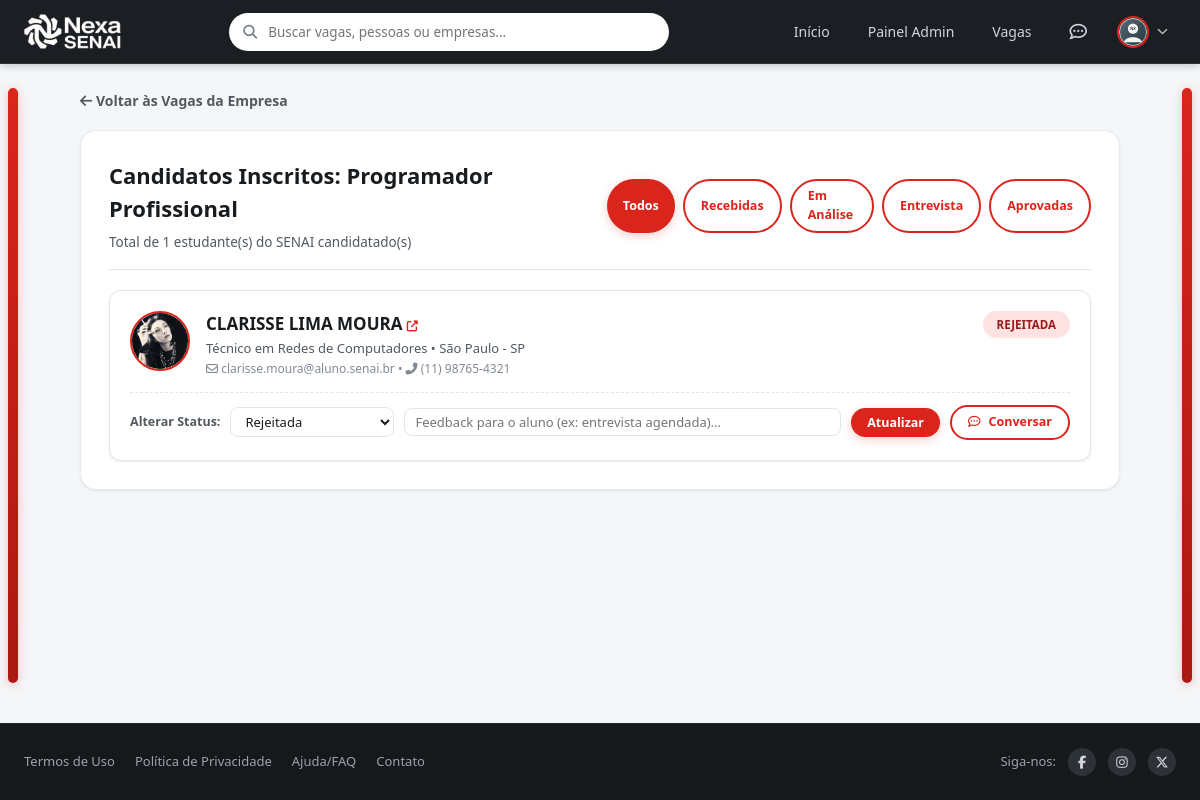
The app's page /empresa/vagas/2/candidatos (signed in) with its own data.
### models.py (models this page shows, shortened)
class Job(db.Model):
    __tablename__ = 'jobs'
    id = db.Column(db.Integer, primary_key=True)
    company_id = db.Column(db.Integer, db.ForeignKey('company_profiles.id', ondelete='CASCADE'), nullable=False)
    title = db.Column(db.String(200), nullable=False)
    description = db.Column(db.Text, nullable=False)
    requirements = db.Column(db.Text, nullable=True)
    area = db.Column(db.String(100), nullable=False)  # Desenvolvimento de software, Automação industrial, Dados, etc.
    job_type = db.Column(db.String(50), nullable=False)  # Estágio, Emprego efetivo, Jovem aprendiz, Projeto, Freelancer
    modality = db.Column(db.String(50), nullable=False)  # Presencial, Híbrida, Remota
    location = db.Column(db.String(100), nullable=False)
    salary = db.Column(db.String(100), nullable=True)
    benefits = db.Column(db.Text, nullable=True)
    experience_level = db.Column(db.String(50), default='Estágio')
    vacancies = db.Column(db.Integer, default=1)
    status = db.Column(db.String(20), default='aberta')  # 'aberta', 'encerrada'
    image_url = db.Column(db.String(300), default='/static/images/job_default.jpg')
    created_at = db.Column(db.DateTime, default=datetime.utcnow, index=True)
    applications = db.relationship('Application', backref='job', lazy='dynamic', cascade='all, delete-orphan')
    saved_by = db.relationship('SavedJob', backref='job', lazy='dynamic', cascade='all, delete-orphan')

class Application(db.Model):
    __tablename__ = 'applications'
    id = db.Column(db.Integer, primary_key=True)
    job_id = db.Column(db.Integer, db.ForeignKey('jobs.id', ondelete='CASCADE'), nullable=False)
    student_id = db.Column(db.Integer, db.ForeignKey('student_profiles.id', ondelete='CASCADE'), nullable=False)
    status = db.Column(db.String(30), default='recebida')  # recebida, em_analise, entrevista, aprovada, rejeitada
    notes = db.Column(db.Text, nullable=True)  # Anotações ou mensagem da empresa
    created_at = db.Column(db.DateTime, default=datetime.utcnow)
    updated_at = db.Column(db.DateTime, default=datetime.utcnow, onupdate=datetime.utcnow)
    __table_args__ = (
        db.UniqueConstraint('job_id', 'student_id', name='uq_application_job_student'),
    )

class StudentProfile(db.Model):
    __tablename__ = 'student_profiles'
    id = db.Column(db.Integer, primary_key=True)
    user_id = db.Column(db.Integer, db.ForeignKey('users.id', ondelete='CASCADE'), unique=True, nullable=False)
    full_name = db.Column(db.String(150), nullable=False)
    cpf = db.Column(db.String(14), unique=True, nullable=False, index=True)
    birth_date = db.Column(db.String(20), nullable=True)
    phone = db.Column(db.String(30), nullable=True)
    city = db.Column(db.String(100), default='São Paulo')
    state = db.Column(db.String(10), default='SP')
    senai_course = db.Column(db.String(150), default='Técnico em Desenvolvimento de Sistemas')
    course_status = db.Column(db.String(30), default='Em andamento')  # 'Em andamento', 'Concluído'
    professional_area = db.Column(db.String(100), default='Desenvolvimento de software')
    headline = db.Column(db.String(200), default='Estudante SENAI em busca de novos desafios')
    about_me = db.Column(db.Text, nullable=True)
    avatar_url = db.Column(db.String(300), default='/static/images/default_student.svg')
    banner_url = db.Column(db.String(300), default='/static/images/default_banner.jpg')
    connections_count = db.Column(db.Integer, default=0)
    skills = db.relationship('Skill', backref='student', lazy='dynamic', cascade='all, delete-orphan')
    experiences = db.relationship('Experience', backref='student', lazy='dynamic', cascade='all, delete-orphan', order_by='Experience.id.desc()')
    educations = db.relationship('Education', backref='student', lazy='dynamic', cascade='all, delete-orphan')
    projects = db.relationship('Project', backref='student', lazy='dynamic', cascade='all, delete-orphan')
    certificates = db.relationship('Certificate', backref='student', lazy='dynamic', cascade='all, delete-orphan')
    applications = db.relationship('Application', backref='student', lazy='dynamic', cascade='all, delete-orphan')
    saved_jobs = db.relationship('SavedJob', backref='student', lazy='dynamic', cascade='all, delete-orphan')

class User(db.Model):
    __tablename__ = 'users'
    id = db.Column(db.Integer, primary_key=True)
    role = db.Column(db.String(20), nullable=False)  # 'aluno', 'empresa', 'admin'
    email = db.Column(db.String(120), unique=True, nullable=False, index=True)
    password_hash = db.Column(db.String(255), nullable=False)
    is_active = db.Column(db.Boolean, default=True, nullable=False)
    created_at = db.Column(db.DateTime, default=datetime.utcnow)
    student_profile = db.relationship('StudentProfile', backref='user', uselist=False, cascade='all, delete-orphan')
    company_profile = db.relationship('CompanyProfile', backref='user', uselist=False, cascade='all, delete-orphan')
    posts = db.relationship('Post', backref='author', lazy='dynamic', cascade='all, delete-orphan')
    comments = db.relationship('Comment', backref='author', lazy='dynamic', cascade='all, delete-orphan')
    likes = db.relationship('Like', backref='user', lazy='dynamic', cascade='all, delete-orphan')
    sent_messages = db.relationship('Message', foreign_keys='Message.sender_id', backref='sender', lazy='dynamic')
    received_messages = db.relationship('Message', foreign_keys='Message.receiver_id', backref='receiver', lazy='dynamic')
    notifications = db.relationship('Notification', backref='user', lazy='dynamic', cascade='all, delete-orphan')
    @property
    def display_name(self):
        if self.role == 'aluno' and self.student_profile:
            return self.student_profile.full_name
        if self.role == 'empresa' and self.company_profile:
            return self.company_profile.name
        return self.email.split('@')[0].capitalize()
    @property
    def avatar(self):
        if self.role == 'aluno' and self.student_profile and self.student_profile.avatar_url:
            return self.student_profile.avatar_url
        if self.role == 'empresa' and self.company_profile and self.company_profile.logo_url:
            return self.company_profile.logo_url
        return '/static/images/default_avatar.svg'

### routes/company.py (the view)
@company_bp.route('/empresa/vagas/<int:job_id>/candidatos')
@login_required
def job_candidates(job_id):
    user = g.current_user
    job = Job.query.get_or_404(job_id)
    if user.role != 'admin' and (user.role != 'empresa' or not user.company_profile or user.company_profile.id != job.company_id):
        flash('Você não tem permissão para visualizar estes candidatos.', 'danger')
        return redirect(url_for('main.feed'))
    status_filter = request.args.get('status')
    candidates_query = job.applications.order_by(Application.created_at.desc())
    if status_filter:
        candidates_query = candidates_query.filter_by(status=status_filter)
    applications = candidates_query.all()
    return render_template(
        'company_candidates.html',
        job=job,
        applications=applications,
        current_status=status_filter or 'todos'
    )

### templates/company_candidates.html (shortened to what this page needs)
{% extends 'base.html' %}
{% block content %}
<div style="max-width: 1040px; margin: 0 auto;">
  <div style="margin-bottom: 18px;">
    <a href="{{ url_for('company.profile_view', company_id=job.company.id) }}" style="color: var(--text-secondary); font-size: 14px; font-weight: 600;">
      <i class="fas fa-arrow-left"></i> Voltar às Vagas da Empresa
    </a>
  </div>
  <div class="nexa-card" style="padding: 28px;">
    <div style="display: flex; justify-content: space-between; align-items: center; margin-bottom: 20px; padding-bottom: 16px; border-bottom: 1px solid var(--border-light);">
      <div>
        <h1 style="font-size: 22px; font-weight: 800; color: var(--text-primary); margin-bottom: 4px;">
          Candidatos Inscritos: {{ job.title }}
        </h1>
        <span style="font-size: 13.5px; color: var(--text-secondary);">
          Total de {{ applications|length }} estudante(s) do SENAI candidatado(s)
        </span>
      </div>
      <div style="display: flex; gap: 8px;">
        <a href="{{ url_for('company.job_candidates', job_id=job.id) }}" class="btn-sm {% if current_status == 'todos' %}btn-senai{% else %}btn-senai-outline{% endif %}">
          Todos
        </a>
        <a href="{{ url_for('company.job_candidates', job_id=job.id, status='recebida') }}" class="btn-sm {% if current_status == 'recebida' %}btn-senai{% else %}btn-senai-outline{% endif %}">
          Recebidas
        </a>
        <a href="{{ url_for('company.job_candidates', job_id=job.id, status='em_analise') }}" class="btn-sm {% if current_status == 'em_analise' %}btn-senai{% else %}btn-senai-outline{% endif %}">
          Em Análise
        </a>
        <a href="{{ url_for('company.job_candidates', job_id=job.id, status='entrevista') }}" class="btn-sm {% if current_status == 'entrevista' %}btn-senai{% else %}btn-senai-outline{% endif %}">
          Entrevista
        </a>
        <a href="{{ url_for('company.job_candidates', job_id=job.id, status='aprovada') }}" class="btn-sm {% if current_status == 'aprovada' %}btn-senai{% else %}btn-senai-outline{% endif %}">
          Aprovadas
        </a>
      </div>
    </div>
    {% if applications %}
      <div style="display: flex; flex-direction: column; gap: 16px;">
        {% for app in applications %}
          <div style="background-color: #FFFFFF; border: 1px solid var(--border-light); border-radius: var(--radius-md); padding: 20px; box-shadow: var(--shadow-sm);">
            <div style="display: flex; justify-content: space-between; align-items: flex-start; gap: 16px; margin-bottom: 14px;">
              <div style="display: flex; gap: 16px;">
                <img src="{{ app.student.avatar_url }}" alt="{{ app.student.full_name }}" style="width: 60px; height: 60px; border-radius: 50%; object-fit: cover; border: 2px solid var(--senai-red);">
                <div>
                  <a href="{{ url_for('profile.student_profile', student_id=app.student.id) }}" style="font-size: 17px; font-weight: 700; color: var(--text-primary);" target="_blank">
                    {{ app.student.full_name }} <i class="fas fa-external-link-alt" style="font-size: 11px; color: var(--senai-red);"></i>
                  </a>
                  <div style="font-size: 13px; color: var(--text-secondary); margin: 2px 0;">
                    {{ app.student.senai_course }} &bull; {{ app.student.city }} - {{ app.student.state }}
                  </div>
                  <div style="font-size: 12px; color: var(--text-muted);">
                    <i class="far fa-envelope"></i> {{ app.student.user.email }} &bull; <i class="fas fa-phone-alt"></i> {{ app.student.phone or 'Não informado' }}
                  </div>
                </div>
              </div>
              <div>
                <span class="job-badge-pill" style="font-weight: 700; text-transform: uppercase; padding: 6px 14px;
                  {% if app.status == 'aprovada' %}background-color: #DCFCE7; color: #166534;
                  {% elif app.status == 'entrevista' %}background-color: #FEF3C7; color: #92400E;
                  {% elif app.status == 'rejeitada' %}background-color: #FEE2E2; color: #991B1B;
                  {% else %}background-color: #EFF6FF; color: #1E40AF;{% endif %}">
                  {{ app.status }}
                </span>
              </div>
            </div>
            <form action="{{ url_for('company.update_application_status', app_id=app.id) }}" method="POST" style="display: flex; gap: 10px; align-items: center; flex-wrap: wrap; padding-top: 12px; border-top: 1px dashed var(--border-light);">
              <span style="font-size: 12.5px; font-weight: 700; color: var(--text-secondary);">Alterar Status:</span>
              <select name="status" class="filter-select" style="width: auto; padding: 4px 10px; font-size: 13px;">
                <option value="rejeitada" {% if app.status == 'rejeitada' %}selected{% endif %}>Rejeitada</option>
              </select>
              <input type="text" name="notes" placeholder="Feedback para o aluno (ex: entrevista agendada)..." class="filter-select" style="flex: 1; padding: 4px 10px; font-size: 13px;">
              <button type="submit" class="btn-senai btn-sm">Atualizar</button>
              <a href="{{ url_for('messages.inbox', user_id=app.student.user.id) }}" class="btn-senai-outline btn-sm">
                <i class="far fa-comment-dots"></i> Conversar
              </a>
            </form>
          </div>
        {% endfor %}
      </div>
    {% else %}
      <div style="text-align: center; padding: 40px; color: var(--text-secondary);">
        <i class="far fa-user" style="font-size: 36px; color: var(--text-muted); margin-bottom: 10px;"></i>
        <p>Nenhuma candidatura encontrada para este filtro.</p>
      </div>
    {% endif %}
  </div>
</div>
{% endblock %}

### records on screen
Job: title "Programador Profissional"
Application: student.avatar_url (picture), student.full_name "CLARISSE LIMA MOURA", student.senai_course "Técnico em Redes de Computadores", student.city "São Paulo", student.state "SP", student.user.email "clarisse.moura@aluno.senai.br", student "(11) 98765-4321", status "REJEITADA", status "Rejeitada"

### other values on screen
{{ applications|length }} "1"
